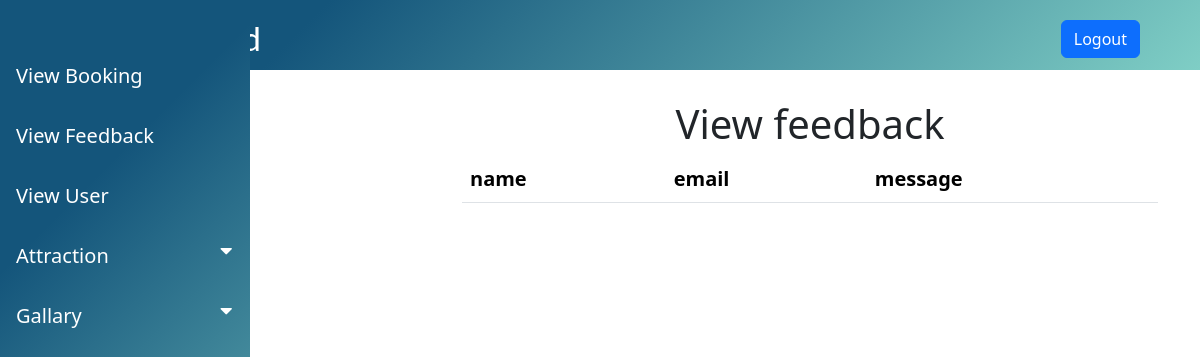
The page /view_review.php on the database as committed earlier.
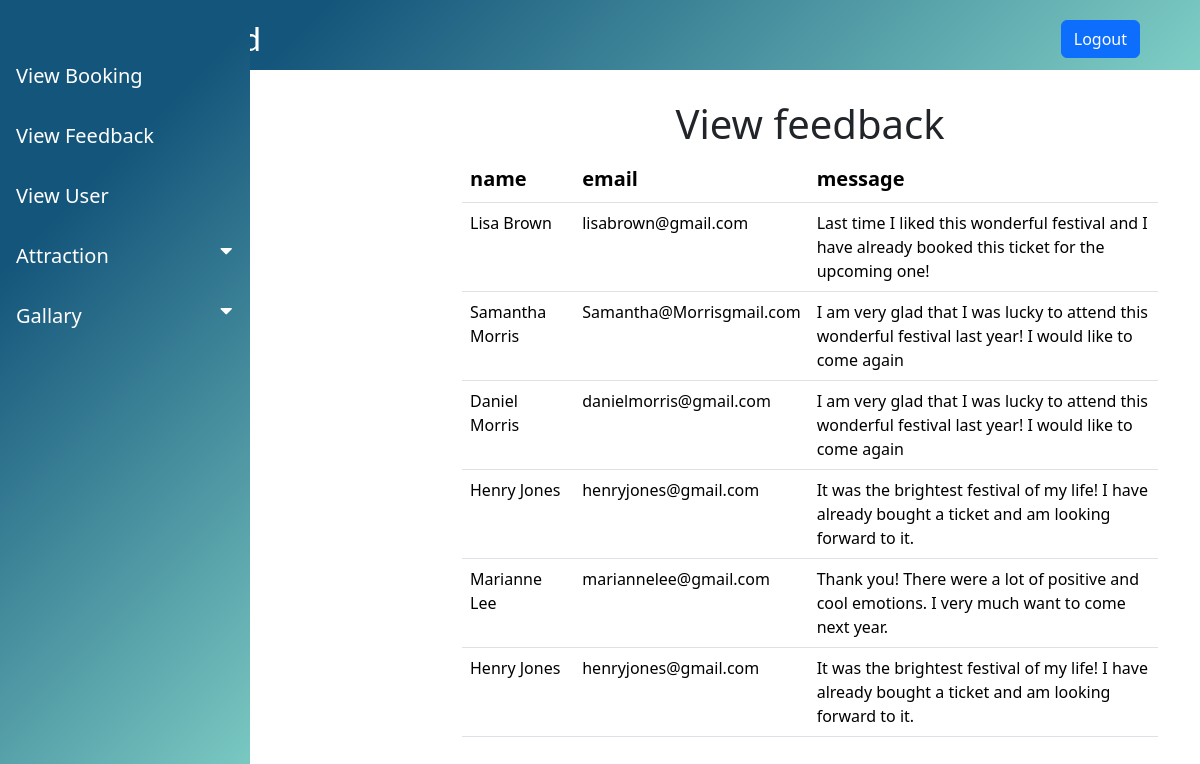
The same page on the database as committed later.
### tables this page shows
CREATE TABLE IF NOT EXISTS `feedback` (
  `id` int(11) NOT NULL AUTO_INCREMENT,
  `name` varchar(100) NOT NULL,
  `email` varchar(100) NOT NULL,
  `message` varchar(300) NOT NULL,
  PRIMARY KEY (`id`)
);

### view_review.php (the view, shortened to what this page needs)
<?php include("connection.php");
include 'admin.php';
?>
<?php
  $sql="SELECT * FROM feedback";
  $result=mysqli_query($conn,$sql);
?>
<!DOCTYPE html>
<html lang="en">
<head>
    <link rel="stylesheet" href="bootstrap-5.0.2-dist\css\bootstrap.min.css">
</head>
<body>
    <div class="container">
<center>
<h1>View feedback</h1>
<table class="table">
    <tr>
       <th class="table_th">name</th>
       <th class="table_th">email</th>
       <th class="table_th">message</th>
    </tr>
    <?php
                while($info=$result->fetch_assoc())
                {
                ?>
    <tr>
    <td class="table-td">
        <?php echo "{$info['name']}";?>
        </td>
        <td class="table-td">
        <?php echo "{$info['email']}";?>
        </td>
        <td class="table-td">
        <?php echo "{$info['message']}";?>
        </td>
    </tr>
    <?php
    }
    ?>
    </center>
</div>
    </body>
</html>

### admin.php (shortened to what this page needs)
<!DOCTYPE html>
<html>
<head>
<link rel="stylesheet" href="https://cdnjs.cloudflare.com/ajax/libs/font-awesome/4.7.0/css/font-awesome.min.css">
<link rel="stylesheet" href="assets/css/bootstrap.min.css">
</head>
<body>
 <header>
 <div class="logout">
  <h2>Admin Dashboard</h2>
            <a href="login.php" class="btn  btn-primary ">Logout</a>
        </div>
</header>
<div class="sidenav">
  <a href="booking_view.php">View Booking</a>
  <a href="view_review.php">View Feedback</a>
  <a href="view_user.php">View User</a>
  <button class="dropdown-btn">Attraction
    <i class="fa fa-caret-down"></i>
  </button>
  <button class="dropdown-btn">Gallary
    <i class="fa fa-caret-down"></i>
  </button>
</div>
</body>
</html>

### admin.php (style rules this page uses)
body { font-family: "Lato", sans-serif; }
.sidenav { height: 100%; width: 250px; position: fixed; z-index: 1; top: 0; left: 0; background-color: #7fcec5; background-image: linear-gradient(315deg, #7fcec5 0%, #14557b 74%); background-color: #4D9DE0; padding-top: 20px; }
.sidenav a, .dropdown-btn { padding: 15px 10px 15px 16px; text-decoration: none; font-size: 20px; color: white; display: block; border: none; background: none; width: 100%; text-align: left; cursor: pointer; outline: none; }
.logout { float: right; padding-right: 60px; margin-top: 20px; }
header { width: 100%; height: 70px; background-color:skyblue; position: fixed; top:0; background-color: #7fcec5; background-image: linear-gradient(315deg, #7fcec5 0%, #14557b 74%); }
header h2 { float:left; font-family: "Lato", sans-serif; margin-right:800px; color:white; }
.fa-caret-down { float: right; padding-right: 8px; }

### view_review.php (style rules this page uses)
.container { margin-top:100px; width:60%; margin-left:450px; }
* { margin:0; padding:0; }
.table_th { padding: 50px; font-size: 20px; }

Rows that differ between the two databases and show on the page:
added feedback: name "Lisa Brown", email "lisabrown@gmail.com", message "Last time I liked this wonderful festival and I have already booked this ticket for the upcoming one!"
added feedback: name "Samantha Morris", email "Samantha@Morrisgmail.com", message "I am very glad that I was lucky to attend this wonderful festival last year! I would like to come again"
added feedback: name "Daniel Morris", email "danielmorris@gmail.com", message "I am very glad that I was lucky to attend this wonderful festival last year! I would like to come again"
added feedback: name "Henry Jones", email "henryjones@gmail.com", message "It was the brightest festival of my life! I have already bought a ticket and am looking forward to it."
added feedback: name "Marianne Lee", email "mariannelee@gmail.com", message "Thank you! There were a lot of positive and cool emotions. I very much want to come next year."
added feedback: name "Henry Jones", email "henryjones@gmail.com", message "It was the brightest festival of my life! I have already bought a ticket and am looking forward to it."
